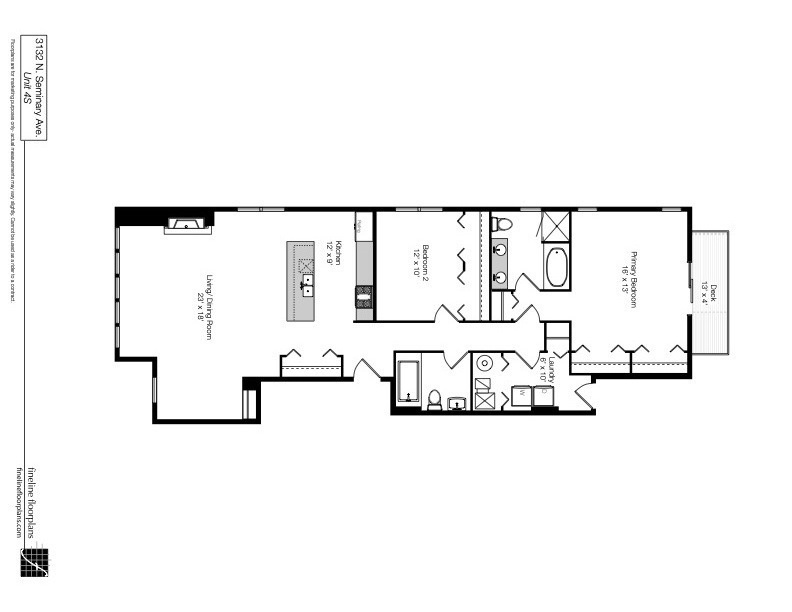
#> input picture images/1600sqft.jpg, 792 x 612 px, found by its file name
$ python FloorPlan.py
#> lines starting #> are read from the running program, lines starting #| are printed output that depends on the picture; after the words box and inside, x2 and y2 are one past the last pixel; in counts of white or black regions, pixels touching at a corner belong together
from PIL import Image
from PIL import ImageFilter
import numpy as np
import os


class FloorPlan:

    x = (-1, -1, -1, -1, -1,
         -1, 1, 1, 1, -1,
         1, 1, 8, 1, 1,
         -1, 1, 1, 1, -1,
         -1, -1, -1, -1, -1)

    x = (-1, -1, -1,
         -1, 8, -1,
         -1, -1, -1)

    thresh = 175

    def fn(self, x): return 255 if x > self.thresh else 0

    def __init__(self, filename):
#> called with filename = 'images/1600sqft.jpg'
        self.filename = filename

        img = Image.open(filename, mode='r').convert("L")
#> img is the input picture: PIL image 792x612 L; min 0, max 255, mean 245.3

        print(img.size, img.mode)
#| (792, 612) L
        self.height = img.height
#> self.height = 612
        self.width = img.width
#> self.width = 792
        # img.show()
        img.filter(ImageFilter.SHARPEN).point(self.fn, mode="1").show()
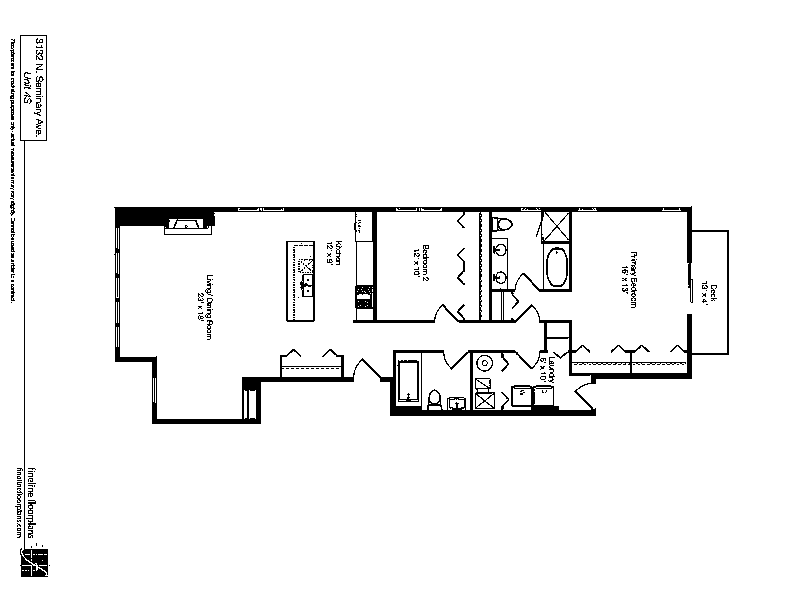
#> shown: PIL image 792x612 1; 95.7% white; 210 black regions (163 under 20 px), largest, box (x1, y1, x2, y2) and area: (114, 206, 729, 424) 15781, (20, 35, 48, 577) 1307, (286, 241, 315, 322) 533

        img2 = img.filter(ImageFilter.Kernel(
            (3, 3), self.x, scale=1)).convert("1", dither=Image.Dither.NONE).show()
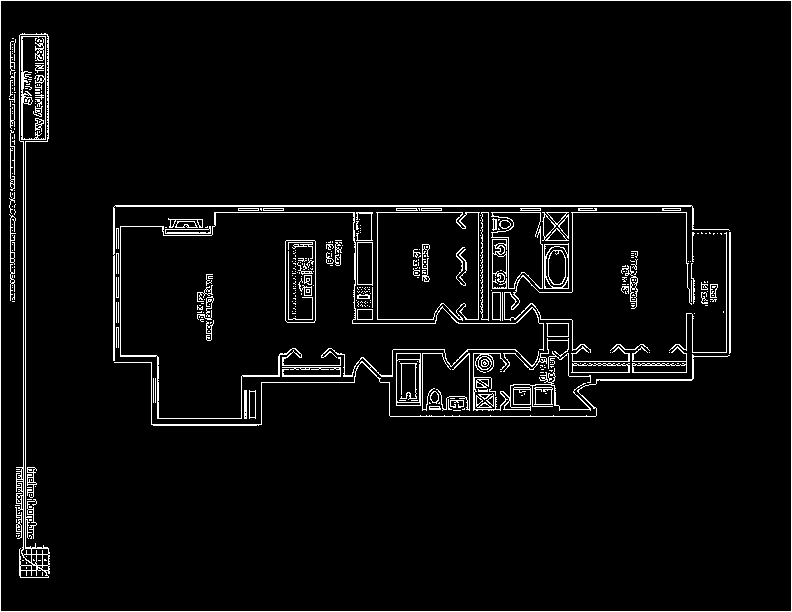
#> shown: PIL image 792x612 1; 4.4% white in thin lines or dots

        data = list(img.getdata())
#> data = 484704 items
#> (the run stopped early here; a loop or call above may not have finished)

$ run again, with images/1480sqft.jpg copied over images/1600sqft.jpg
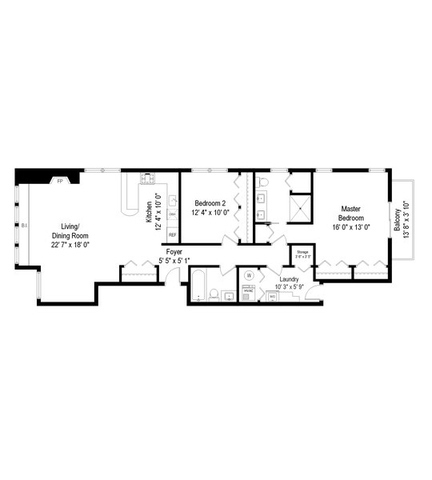
#> input picture images/1480sqft.jpg, 432 x 480 px, found by its file name
#> in __init__, img is the input picture: PIL image 432x480 L; min 0, max 255, mean 246.6
#| (432, 480) L
#> in __init__, `img.filter(ImageFilter.SHARPEN).point(self.fn, mode="1").show()`:
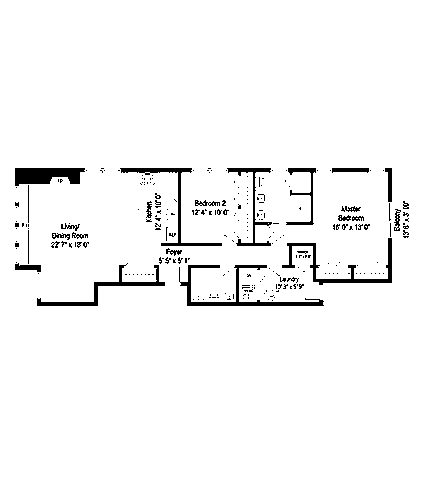
#> shown: PIL image 432x480 1; 96.4% white; 257 black regions (230 under 20 px), largest, box (x1, y1, x2, y2) and area: (179, 265, 324, 306) 1038, (15, 168, 85, 186) 939, (282, 238, 392, 285) 845
#> in __init__, `img2 = img.filter(ImageFilter.Kernel( (3, 3), self.x, scale=1)).conver..`:
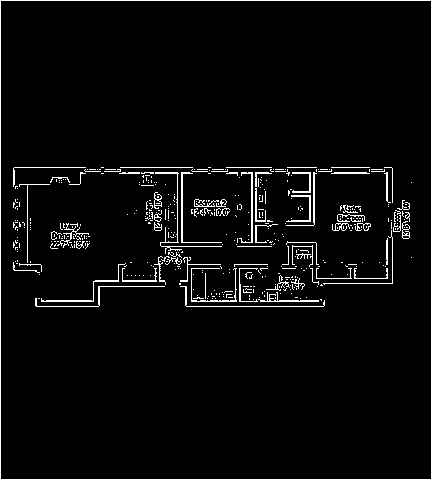
#> shown: PIL image 432x480 1; 3.9% white in thin lines or dots
#> data = 207360 items

$ run again, with images/floorplan 4 copy.jpg copied over images/1600sqft.jpg
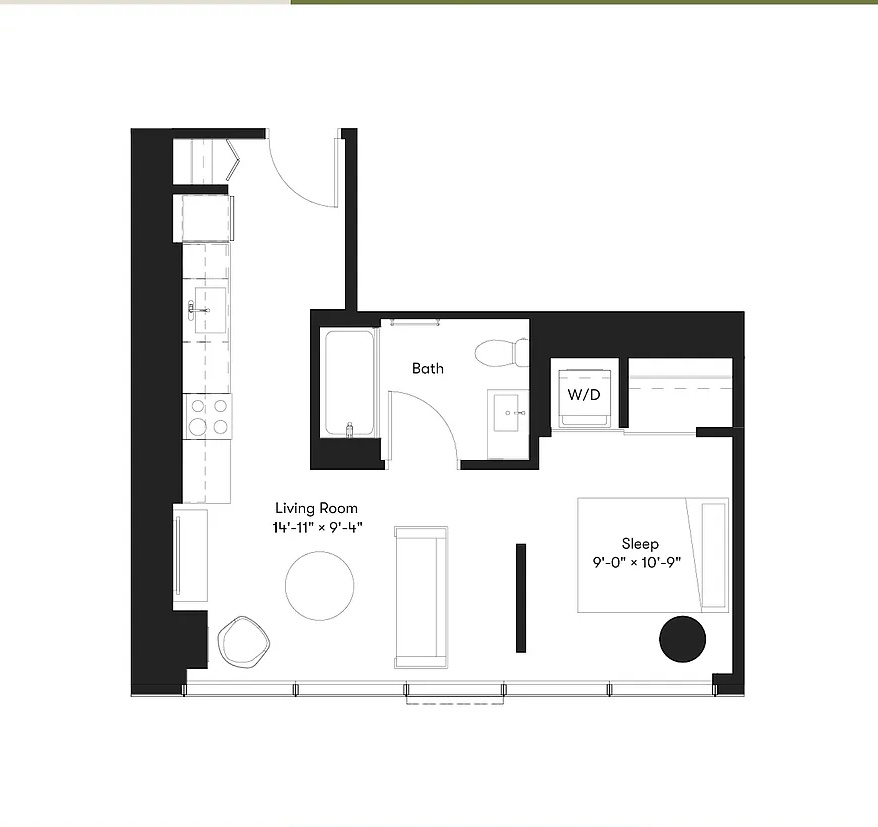
#> input picture images/floorplan 4 copy.jpg, 878 x 827 px, found by its file name
#| (878, 827) L
#> in __init__, `img.filter(ImageFilter.SHARPEN).point(self.fn, mode="1").show()`:
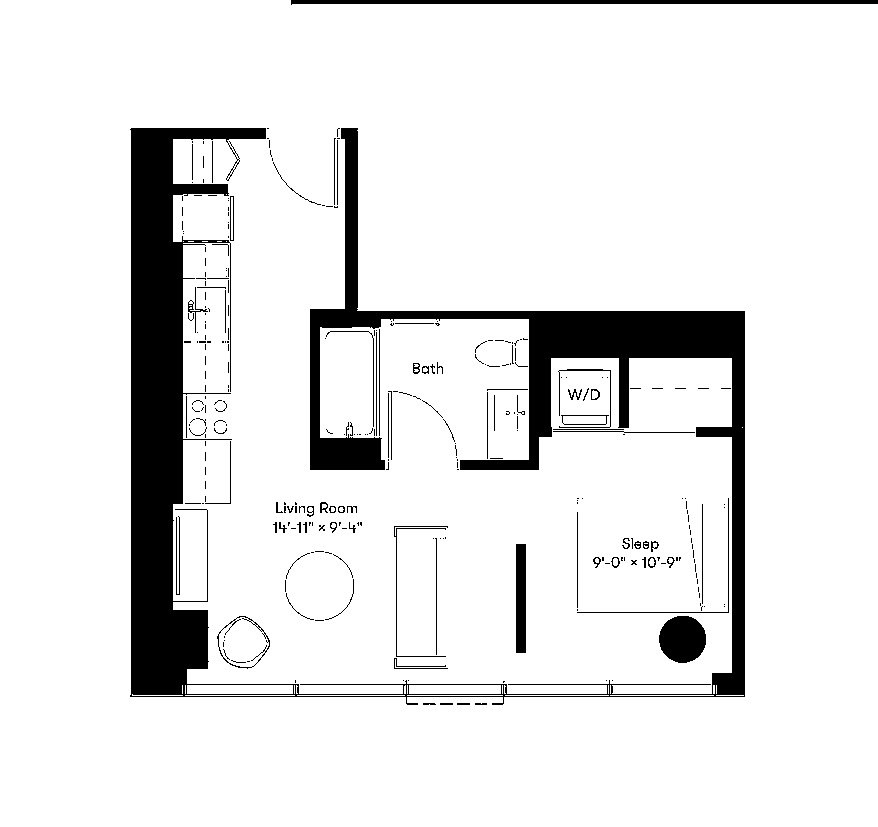
#> shown: PIL image 878x827 1; 90.2% white; 299 black regions (217 under 20 px), largest, box (x1, y1, x2, y2) and area: (130, 128, 745, 705) 60043, (291, 0, 878, 5) 2349, (659, 616, 706, 663) 1743
#> in __init__, `img2 = img.filter(ImageFilter.Kernel( (3, 3), self.x, scale=1)).conver..`:
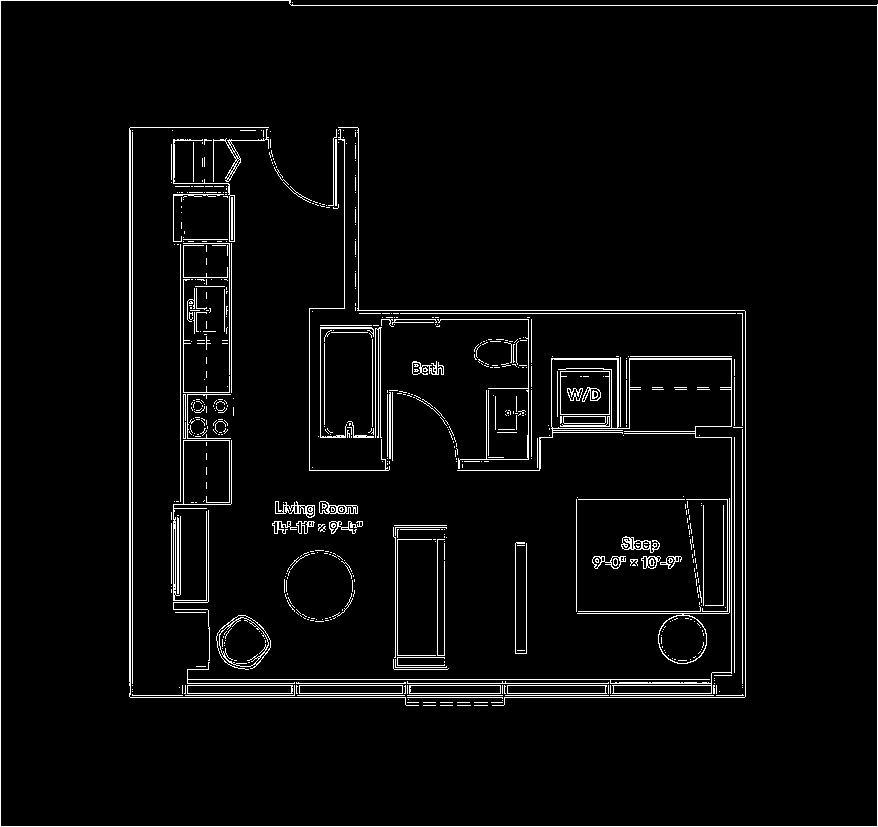
#> shown: PIL image 878x827 1; 3.7% white in thin lines or dots
#> data = 726106 items
